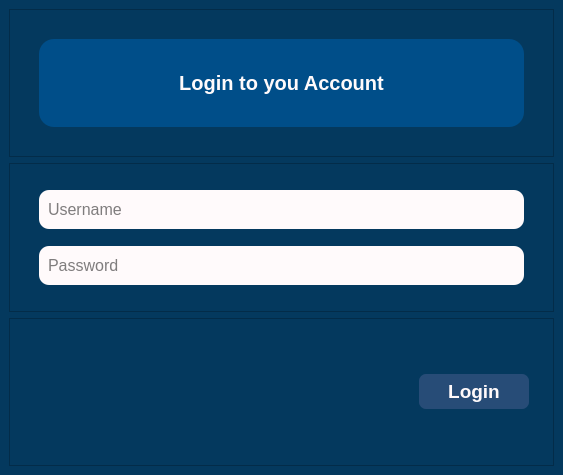
<?xml version="1.0" encoding="UTF-8"?>
<ui version="4.0">
 <class>LoginWindow</class>
 <widget class="QMainWindow" name="LoginWindow">
  <property name="geometry">
   <rect>
    <x>0</x>
    <y>0</y>
    <width>563</width>
    <height>475</height>
   </rect>
  </property>
  <property name="windowTitle">
   <string>MainWindow</string>
  </property>
  <property name="styleSheet">
   <string notr="true">background-color:#04395e;</string>
  </property>
  <widget class="QWidget" name="centralwidget">
   <layout class="QVBoxLayout" name="verticalLayout_2">
    <item>
     <widget class="QFrame" name="frame">
      <property name="frameShape">
       <enum>QFrame::StyledPanel</enum>
      </property>
      <property name="frameShadow">
       <enum>QFrame::Raised</enum>
      </property>
      <layout class="QHBoxLayout" name="horizontalLayout">
       <item>
        <widget class="QLabel" name="label">
         <property name="font">
          <font>
           <pointsize>-1</pointsize>
           <italic>false</italic>
           <bold>true</bold>
          </font>
         </property>
         <property name="styleSheet">
          <string notr="true">text-transform:uppercase;
font-size: 20px;
background-color: #004e89;
color:#FFFAFB;
font:bold;
border-radius:15px;
margin: 20px;
</string>
         </property>
         <property name="text">
          <string>Login to you Account</string>
         </property>
         <property name="alignment">
          <set>Qt::AlignCenter</set>
         </property>
        </widget>
       </item>
      </layout>
     </widget>
    </item>
    <item>
     <widget class="QFrame" name="frame_2">
      <property name="frameShape">
       <enum>QFrame::StyledPanel</enum>
      </property>
      <property name="frameShadow">
       <enum>QFrame::Raised</enum>
      </property>
      <layout class="QVBoxLayout" name="verticalLayout">
       <property name="spacing">
        <number>0</number>
       </property>
       <item>
        <widget class="QLineEdit" name="usernameField">
         <property name="font">
          <font>
           <pointsize>12</pointsize>
          </font>
         </property>
         <property name="toolTip">
          <string>&lt;html&gt;&lt;head/&gt;&lt;body&gt;&lt;p&gt;Username&lt;/p&gt;&lt;/body&gt;&lt;/html&gt;</string>
         </property>
         <property name="styleSheet">
          <string notr="true">margin: 3px 0;
border-radius:10px;
width:250px;
height: 25px;
background-color:#FFFAFB;
padding:7px;
margin: 0 20px;</string>
         </property>
         <property name="placeholderText">
          <string>Username</string>
         </property>
        </widget>
       </item>
       <item>
        <widget class="QLineEdit" name="lineEdit_2">
         <property name="font">
          <font>
           <pointsize>12</pointsize>
          </font>
         </property>
         <property name="toolTip">
          <string>&lt;html&gt;&lt;head/&gt;&lt;body&gt;&lt;p&gt;Password&lt;/p&gt;&lt;/body&gt;&lt;/html&gt;</string>
         </property>
         <property name="styleSheet">
          <string notr="true">margin: 3px 0;border-radius:10px;
width:250px;
height: 25px;
background-color:#FFFAFB;
padding:7px;
margin: 0 20px;</string>
         </property>
         <property name="echoMode">
          <enum>QLineEdit::Password</enum>
         </property>
         <property name="placeholderText">
          <string>Password</string>
         </property>
        </widget>
       </item>
      </layout>
     </widget>
    </item>
    <item>
     <widget class="QFrame" name="frame_3">
      <property name="frameShape">
       <enum>QFrame::StyledPanel</enum>
      </property>
      <property name="frameShadow">
       <enum>QFrame::Raised</enum>
      </property>
      <layout class="QHBoxLayout" name="horizontalLayout_2">
       <item>
        <spacer name="horizontalSpacer">
         <property name="orientation">
          <enum>Qt::Horizontal</enum>
         </property>
         <property name="sizeHint" stdset="0">
          <size>
           <width>40</width>
           <height>20</height>
          </size>
         </property>
        </spacer>
       </item>
       <item>
        <widget class="QPushButton" name="pushButton">
         <property name="sizePolicy">
          <sizepolicy hsizetype="Minimum" vsizetype="Fixed">
           <horstretch>0</horstretch>
           <verstretch>0</verstretch>
          </sizepolicy>
         </property>
         <property name="font">
          <font>
           <pointsize>14</pointsize>
           <italic>false</italic>
           <bold>true</bold>
          </font>
         </property>
         <property name="styleSheet">
          <string notr="true">QPushButton{
background-color: #274c77;
color:#FFFAFB;
font:bold;
padding: 5px;
border-radius:7px;
width: 100px;
height:25px;
margin-right:15px;
}

QPushButton:hover {
 background-color: #4cc9f0;
 color:black;
font:bold;
padding: 5px;
border-radius:7px;
}</string>
         </property>
         <property name="text">
          <string>Login</string>
         </property>
        </widget>
       </item>
      </layout>
     </widget>
    </item>
   </layout>
  </widget>
 </widget>
 <resources/>
 <connections/>
</ui>
